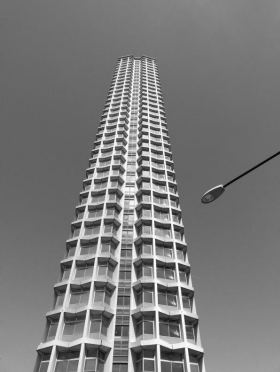
#> input picture Assignment/[IP]실습04 - edge detection1/sobel_test.png, 280 x 372 px
$ python sobel_filter.py
#> lines starting #> are read from the running program, lines starting #| are printed output that depends on the picture
import numpy as np
import cv2
def my_padding(src, pad_shape, pad_type='zero'):

    # zero padding인 경우
    (h, w) = src.shape
    (p_h, p_w) = pad_shape
    pad_img = np.zeros((h+2*p_h, w+2*p_w))
    pad_img[p_h:p_h+h, p_w:p_w+w] = src

    if pad_type == 'repetition':
        print('repetition padding')
        #########################################################
        # TODO                                                  #
        # repetition padding 완성                                #
        #########################################################
        #up
        pad_img[:p_h, p_w:p_w + w] = src[0, :]
        #down
        pad_img[p_h + h:, p_w:p_w + w] = src[h - 1, :]
        #left
        pad_img[:, :p_w] = pad_img[:, p_w:p_w + 1]
        #right
        pad_img[:, p_w + w:] = pad_img[:, p_w + w - 1: p_w + w]

    else:
        print('zero padding')

    return pad_img


def my_filtering(src, mask, pad_type='zero'):
    (h, w) = src.shape
    # mask의 크기
    (m_h, m_w) = mask.shape
    # 직접 구현한 my_padding 함수를 이용
    pad_img = my_padding(src, (m_h // 2, m_w // 2), pad_type)

    print('<mask>')
    print(mask)

    # 시간을 측정할 때 만 이 코드를 사용하고 시간측정 안하고 filtering을 할 때에는
    # 4중 for문으로 할 경우 시간이 많이 걸리기 때문에 2중 for문으로 사용하기.
    dst = np.zeros((h, w))
    for row in range(h):
        for col in range(w):
            dst[row,col] = np.sum(pad_img[row:m_h + row,col:m_w + col] * mask)
            # overflow 문제 해결
            if dst[row,col] >= 255:
                dst[row,col] = 255
            if dst[row,col] <= 0:
                dst[row,col] = 0
    return dst


def get_sobel():
    derivative = np.array([[-1,0,1]])
    blur = np.array([[1],[2],[3]])

    x = np.dot(blur,derivative)
    y = np.dot(derivative.T,blur.T)

    return x,y


def main():

    sobel_x, sobel_y = get_sobel()

    print('sobel_x')
    print(sobel_x)

    print('sobel_y')
    print(sobel_y)

    src = cv2.imread('./sobel_test.png',cv2.IMREAD_GRAYSCALE)
#> src is the input picture: shape (372, 280); min 4, max 253, mean 121.8
    dst_x = my_filtering(src,sobel_x,'zero')
#> in my_padding, `pad_img[p_h:p_h+h, p_w:p_w+w] = src`:
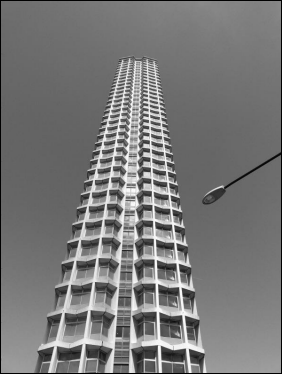
#> pad_img: shape (374, 282) float64; min 0, max 253, mean 120.3
#> after the loop in my_filtering, `for row in range(h):`:
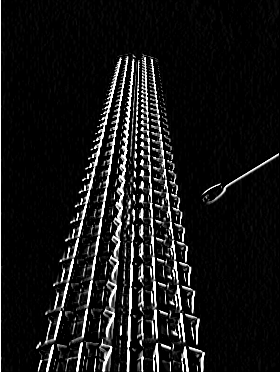
#> dst: shape (372, 280) float64; min 0, max 255, mean 22.8
    dst_y = my_filtering(src,sobel_y,'zero')
#> call 2 of my_filtering, with mask = array of shape (3, 3), pad_type = 'zero'
#> after the loop in my_filtering (call 2), `for row in range(h):`:
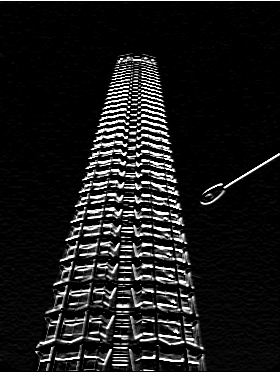
#> dst: shape (372, 280) float64; min 0, max 255, mean 26.3

    dst_x = np.clip(dst_x,0,255).astype(np.uint8)
    dst_y = np.clip(dst_y,0,255).astype(np.uint8)

    cv2.imshow('dst_x',dst_x)
    cv2.imshow('dst_y',dst_y)
    cv2.waitKey()
    cv2.destroyAllWindows()


if __name__ == '__main__':
    main()
